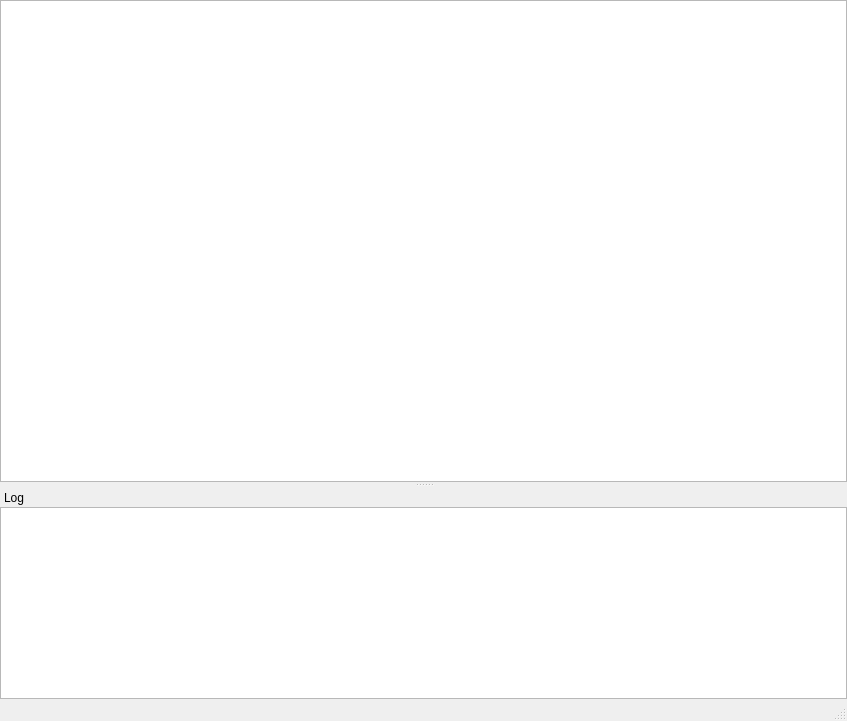
<?xml version="1.0" encoding="UTF-8"?>
<ui version="4.0">
 <class>MainWindow</class>
 <widget class="QMainWindow" name="MainWindow">
  <property name="geometry">
   <rect>
    <x>0</x>
    <y>0</y>
    <width>847</width>
    <height>721</height>
   </rect>
  </property>
  <property name="windowTitle">
   <string>VapourSynth Editor</string>
  </property>
  <widget class="QWidget" name="centralWidget">
   <layout class="QVBoxLayout" name="verticalLayout">
    <property name="spacing">
     <number>0</number>
    </property>
    <property name="leftMargin">
     <number>0</number>
    </property>
    <property name="topMargin">
     <number>0</number>
    </property>
    <property name="rightMargin">
     <number>0</number>
    </property>
    <property name="bottomMargin">
     <number>0</number>
    </property>
    <item>
     <widget class="ScriptEditor" name="scriptEdit"/>
    </item>
   </layout>
  </widget>
  <widget class="QMenuBar" name="menuBar">
   <property name="geometry">
    <rect>
     <x>0</x>
     <y>0</y>
     <width>847</width>
     <height>21</height>
    </rect>
   </property>
  </widget>
  <widget class="QStatusBar" name="statusBar"/>
  <widget class="QDockWidget" name="dockWidget">
   <property name="features">
    <set>QDockWidget::NoDockWidgetFeatures</set>
   </property>
   <property name="allowedAreas">
    <set>Qt::BottomDockWidgetArea</set>
   </property>
   <property name="windowTitle">
    <string>Log</string>
   </property>
   <attribute name="dockWidgetArea">
    <number>8</number>
   </attribute>
   <widget class="QWidget" name="dockWidgetContents">
    <layout class="QGridLayout" name="gridLayout">
     <property name="leftMargin">
      <number>0</number>
     </property>
     <property name="topMargin">
      <number>0</number>
     </property>
     <property name="rightMargin">
      <number>0</number>
     </property>
     <property name="bottomMargin">
      <number>0</number>
     </property>
     <property name="spacing">
      <number>0</number>
     </property>
     <item row="0" column="0">
      <widget class="QTextEdit" name="logEdit">
       <property name="frameShape">
        <enum>QFrame::StyledPanel</enum>
       </property>
       <property name="lineWidth">
        <number>1</number>
       </property>
       <property name="lineWrapMode">
        <enum>QTextEdit::NoWrap</enum>
       </property>
       <property name="readOnly">
        <bool>true</bool>
       </property>
      </widget>
     </item>
    </layout>
   </widget>
  </widget>
 </widget>
 <customwidgets>
  <customwidget>
   <class>ScriptEditor</class>
   <extends>QPlainTextEdit</extends>
   <header>../../src/scripteditor/scripteditor.h</header>
  </customwidget>
 </customwidgets>
 <resources/>
 <connections/>
</ui>
